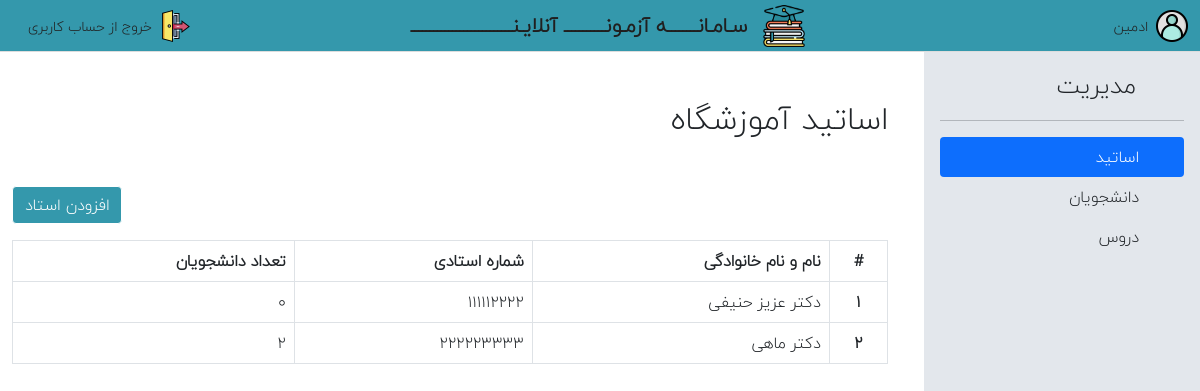
Page /admin (signed in) on the earlier database version.
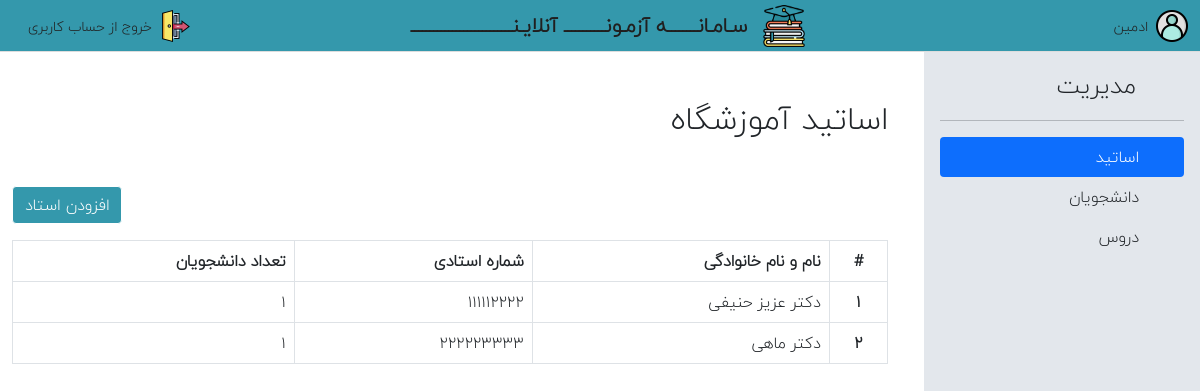
Same page on the later database version.
### online_test/models.py (models this page shows, shortened)
class User(db.Model, UserMixin):
    id = db.Column(db.Integer, primary_key=True)
    name = db.Column(db.String(100), nullable=False) # Full name
    identifier = db.Column(db.String(10), nullable=False, unique=True)
    user_type = db.Column(db.String(30), default='student')
    password = db.Column(db.String(32), nullable=False)
    phone = db.Column(db.String(32))
    answers = db.relationship("Answer", backref="student")
    courses_of_teacher = db.relationship('Course', backref="teacher")
    courses_of_student = db.relationship('Course', secondary=enrolls, backref=db.backref("enrolled_students", lazy="dynamic"))
    completed_exams = db.relationship('Exam', secondary=completed_exams, backref=db.backref("completed_students", lazy="dynamic"))
    create_date = db.Column(db.DateTime, default=datetime.utcnow)
    @property
    def is_teacher(self):
        return self.user_type == 'teacher'
    @property
    def is_admin(self):
        return self.user_type == 'admin' or self.id == 1

### online_test/routes.py (the view)
@app.route('/admin')
@login_required
def admin():
    if not current_user.is_admin:
        return redirect(url_for(current_user.user_type))
    data = {
        "students":  User.query.filter_by(user_type="student").all(),
        "teachers":  User.query.filter_by(user_type="teacher").all(),
        "courses":  Course.query.all()
    }
    data["student_counts"] =  { teacher.id: sum([len(c.enrolled_students.all()) for c in teacher.courses_of_teacher]) for teacher in data['teachers'] }
    data["student_units"] =  { student.id: sum([c.units for c in student.courses_of_student]) for student in data['students'] }
    return render_template('admin.html', **data)

### online_test/models.py (called while the page is built)
@login_manager.user_loader
def load_user(user_id):
    return User.query.get(int(user_id))

### online_test/routes.py (called while the page is built)
@app.teardown_appcontext
def teardown_source(exception):
   return g.pop('source', None)

### online_test/templates/admin.html (shortened to what this page needs)
{% extends 'base.html' %}
{% block main %}
    <main class="admin_dashboard h-100">
        <div class="row m-0  h-100">
            <div class="col-3 sidebar  h-100 ps-0">
                <div class="d-flex flex-column flex-shrink-0 p-3 bg-lightblue  h-100" >
                    <a href="/" class="d-flex align-items-center mb-3 mb-md-0 me-md-auto link-dark text-decoration-none" dideo-checked="true">
                      <svg class="bi me-2" width="40" height="32"><use xlink:href="#bootstrap"></use></svg>
                      <span class="fs-4">مدیریت</span>
                    </a>
                    <hr>
                    <ul class="nav nav-pills flex-column mb-auto">
                      <li class="nav-item">
                        <a href="#teachers" class="nav-link link-dark active" aria-current="page" data-target="teachers" >
                          <svg class="bi me-2" width="16" height="16"><use xlink:href="#home"></use></svg>
                          اساتید
                        </a>
                      </li>
                      <li class="nav-item">
                        <a href="#students" class="nav-link link-dark" aria-current="page" data-target="students" >
                          <svg class="bi me-2" width="16" height="16"><use xlink:href="#home"></use></svg>
                          دانشجویان
                        </a>
                      </li>
                      <li>
                        <a href="#courses" class="nav-link link-dark" data-target="courses">
                          <svg class="bi me-2" width="16" height="16"><use xlink:href="#speedometer2"></use></svg>
                          دروس
                        </a>
                      </li>
                    </ul>
                  </div>
            </div>
            <div class="col-12 col-md-9 content ms-auto">
                <article class ="" id="teachers">
                    <h2 class="my-4 py-4">اساتید آموزشگاه</h2>
                    <div class="form-group text-end mb-3">
                        <button type="button" class="btn btn-main" data-toggle="modal" data-target="#exampleModal" data-whatever="teacher">افزودن استاد</button>
                    </div>
                    <table class="table table-bordered">
                        <thead>
                        <tr>
                            <th scope="col">#</th>
                            <th scope="col">نام و نام خانوادگی</th>
                            <th scope="col">شماره استادی</th>
                            <th scope="col">تعداد دانشجویان</th>
                        </tr>
                        </thead>
                        <tbody>
                            {% for teacher in teachers %}
                                <tr>
                                    <th scope="row">{{loop.index}}</th>
                                    <td>دکتر {{ teacher.name }}</td>
                                    <td>{{ teacher.identifier }}</td>
                                    <td>{{ student_counts[teacher.id] }}</td>
                                </tr>
                            {% endfor %}
                        </tbody>
                    </table>
                </article>
            </div>
        </div>
    </main>
{% endblock %}

### online_test/templates/base.html (shortened to what this page needs)
<!DOCTYPE html>
<html lang="ar" dir="rtl">
<head>
    <link rel="stylesheet" href="{{ url_for('static', filename='css/bootstrap.css')}}">
    <link rel="stylesheet" href="{{ url_for('static', filename='css/toastr.css')}}">
    <link rel="stylesheet" href="{{ url_for('static', filename='css/master.css')}}">
    <link rel="stylesheet" href="{{ url_for('static', filename='css/datepicker.css')}}">
    <link rel="stylesheet" href="{{ url_for('static', filename='css/bsicons.css')}}">
    <link rel="stylesheet" href="{{ url_for('static', filename='css/countdown.css')}}">
</head>
<body class="{{ body_class or ''}}">
    {% include 'navbar.html' %}
    {% block main %} {% endblock %}
</body>
</html>

### online_test/templates/navbar.html (shortened to what this page needs)
{% if current_user.is_authenticated %}
<nav class="navbar navbar-light bg-main">
  <div class="container-fluid">
    {% if current_user.is_authenticated %}
      <a class="user text-decoration-none d-none d-md-flex" href="/" >
        <img src="{{url_for('static', filename='img/user.png')}}"  alt="logout" class="d-inline-block align-text-top logout">
        <span>{{ current_user.name }}</span>
      </a>
    {% endif %}
    <a class="navbar-brand flex-grow-1 logo justify-content-center d-none d-md-flex" href="#">
      <img src="{{url_for('static', filename='img/logo.png')}}" alt="logo" class="d-inline-block align-text-top logo">
      سـامـانــــــــه آزمـونـــــــــــ آنلایـنـــــــــــــــــــــــــــ
    </a>
    {% if current_user.is_authenticated %}
      <a class="logout text-decoration-none d-none d-md-flex"  href="/logout" >
        <img src="{{url_for('static', filename='img/logout.png')}}"  alt="logout" class="d-inline-block align-text-top logout">
        <span>خروج از  حساب کاربری</span>
      </a>
    {% endif %}
  </div>
</nav>
{% endif %}

### online_test/static/css/master.css (style rules this page uses)
* { font-family: IRANYekan; }
a { text-decoration: none; }
body { height: calc(100vh - 61px); padding-top: 52px; }
.bg-lightblue { background-color: #e3e7ec ; }
.row { margin-left: 0; margin-right: 0; }
td, th { white-space: nowrap; }
nav.navbar { padding: 0; border-bottom: 1px solid #ddd; position: fixed; width: 100%; left: 0; top: 0; z-index: 1; height: 52px; }
.sidebar { width: 24%; position: fixed; top: 52px; bottom: 0; right: 0; }
nav.navbar a { display: flex; align-items: center; color: #201F1F !important; }
nav.navbar a.logo { font-weight: 900; }
nav.navbar a.user, nav.navbar a.logout { width: 180px; font-size: 14px; }
nav.navbar img.logo { width: 42px; height: 42px; margin-left: 16px; }
nav.navbar img.logout { width: 32px; height: 32px; margin-left: 8px; }
.sidebar a { text-decoration: none; }
table tr > th:nth-of-type(1) { text-align: center; }

Differences in the rows shown:
changed User "عزیز حنیفی": student_counts "0" → "1"
changed User "ماهی": student_counts "2" → "1"
